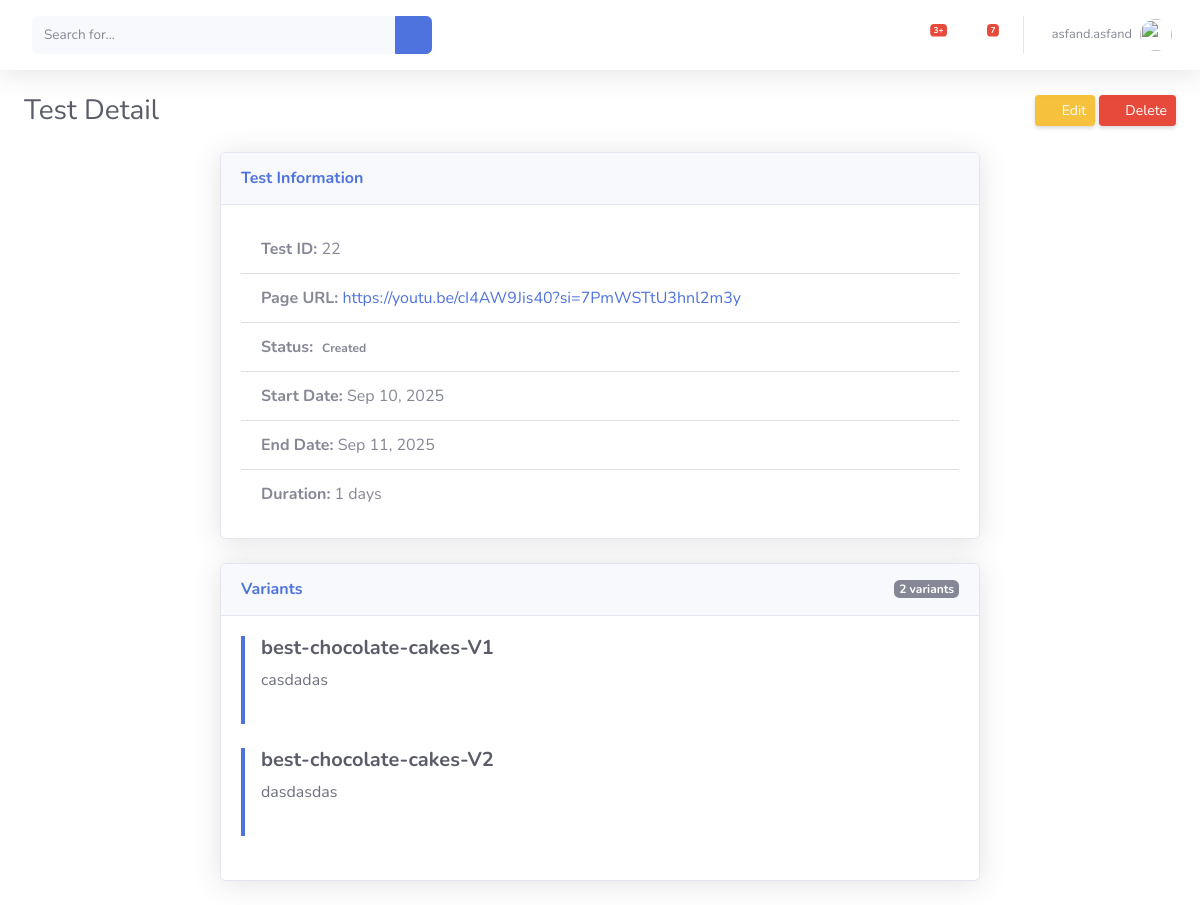
/testt/detail_test/22 (signed in), run on the app's committed database.
### testt/models.py (models this page shows, shortened)
class Test(models.Model):
    STATUS_CHOICES = [
        ("created", "Created"),
        ("running", "Running"),
        ("completed", "Completed"),
    ]
    page = models.ForeignKey(Page, on_delete=models.CASCADE, related_name="tests")
    start_date = models.DateField()
    end_date = models.DateField()
    status = models.CharField(max_length=10, choices=STATUS_CHOICES, default="created")
    def duration(self):
        return (self.end_date-self.start_date).days
    def get_variants(self):
        return self.page.variants.all()

class Page(models.Model):
    user = models.ForeignKey(User, on_delete=models.CASCADE, related_name="pages")
    url = models.URLField(help_text="Full URL of the page you want to test")

class SnippetVariant(models.Model):
    page = models.ForeignKey(Page, on_delete=models.CASCADE, related_name="variants")
    title = models.CharField(max_length=255)
    description = models.TextField(blank=True)
    variant_label = models.CharField(
        max_length=5,
        help_text="Label for the variant, e.g., A, B, C"
    )

### testt/views.py (the view)
# urls.py: path('detail_test/<int:test_id>', views.detail_test, name='detail_test'),
def detail_test(request, test_id):
    detail_test = get_object_or_404(Test, pk=test_id)
    return render(request, 'testt/detail_test.html', {'detail_test': detail_test})

### testt/templates/testt/detail_test.html
{% extends 'testt/base.html' %}
{% load static %}
{% block content %}
<div class="container-fluid">
    <div class="d-sm-flex align-items-center justify-content-between mb-4">
        <h1 class="h3 mb-0 text-gray-800">Test Detail</h1>
        <div>
            <a href="{% url 'testt:edit_page' detail_test.id %}" class="btn btn-warning btn-sm shadow-sm">
                <i class="fas fa-edit fa-sm text-white-50 mr-1"></i> Edit
            </a>
            <a href="{% url 'testt:delete_confirmation' detail_test.page.id %}" class="btn btn-danger btn-sm shadow-sm">
                <i class="fas fa-trash fa-sm text-white-50 mr-1"></i> Delete
            </a>
        </div>
    </div>
    <div class="row justify-content-center">
        <div class="col-xl-8">
            <div class="card shadow mb-4">
                <div class="card-header py-3">
                    <h6 class="m-0 font-weight-bold text-primary">Test Information</h6>
                </div>
                <div class="card-body">
                    <ul class="list-group list-group-flush">
                        <li class="list-group-item">
                            <strong>Test ID:</strong> {{ detail_test.id }}
                        </li>
                        <li class="list-group-item">
                            <strong>Page URL:</strong> <a href="{{ detail_test.page.url }}" target="_blank">{{ detail_test.page.url }}</a>
                        </li>
                        <li class="list-group-item">
                            <strong>Status:</strong> <span class="badge badge-{{ detail_test.get_status_badge_class }}">{{ detail_test.get_status_display }}</span>
                        </li>
                        <li class="list-group-item">
                            <strong>Start Date:</strong> {{ detail_test.start_date|date:"M j, Y" }}
                        </li>
                        <li class="list-group-item">
                            <strong>End Date:</strong> {{ detail_test.end_date|date:"M j, Y" }}
                        </li>
                        <li class="list-group-item">
                            <strong>Duration:</strong> {{ detail_test.duration }} days
                        </li>
                    </ul>
                </div>
            </div>
            <div class="card shadow mb-4">
                <div class="card-header py-3 d-flex justify-content-between align-items-center">
                    <h6 class="m-0 font-weight-bold text-primary">Variants</h6>
                    <span class="badge badge-secondary">{{ detail_test.get_variants|length }} variants</span>
                </div>
                <div class="card-body">
                    {% for variant in detail_test.get_variants %}
                        <div class="border-left-primary border-left-lg pl-3 mb-4 pb-3">
                            <h5 class="font-weight-bold text-gray-800">{{ variant.title|default:"Untitled Variant" }}</h5>
                            <p class="text-gray-700">{{ variant.description|default:"No description provided." }}</p>
                        </div>
                    {% empty %}
                        <div class="text-center text-muted py-4">
                            <i class="fas fa-box-open fa-2x mb-2"></i>
                            <p>No variants found for this test.</p>
                        </div>
                    {% endfor %}
                </div>
            </div>
        </div>
    </div>
</div>
{% endblock %}

### testt/templates/testt/navbar.html (shortened to what this page needs)
<!DOCTYPE html>
{% load static %}
<html lang="en">
<head>
    <link href="{% static 'vendor/fontawesome-free/css/all.min.css'%}" rel="stylesheet" type="text/css">
    <link href="{% static 'css/sb-admin-2.min.css' %}" rel="stylesheet">
</head>
<body>
<nav class="navbar navbar-expand navbar-light bg-white topbar mb-4 static-top shadow">
    <form
        class="d-none d-sm-inline-block form-inline mr-auto ml-md-3 my-2 my-md-0 mw-100 navbar-search">
        <div class="input-group">
            <input type="text" class="form-control bg-light border-0 small" placeholder="Search for..."
                aria-label="Search" aria-describedby="basic-addon2">
            <div class="input-group-append">
                <button class="btn btn-primary" type="button">
                    <i class="fas fa-search fa-sm"></i>
                </button>
            </div>
        </div>
    </form>
    <ul class="navbar-nav ml-auto">
        <li class="nav-item dropdown no-arrow mx-1">
            <a class="nav-link dropdown-toggle" href="#" id="alertsDropdown" role="button"
                data-toggle="dropdown" aria-haspopup="true" aria-expanded="false">
                <i class="fas fa-bell fa-fw"></i>
                <span class="badge badge-danger badge-counter">3+</span>
            </a>
        </li>
        <li class="nav-item dropdown no-arrow mx-1">
            <a class="nav-link dropdown-toggle" href="#" id="messagesDropdown" role="button"
                data-toggle="dropdown" aria-haspopup="true" aria-expanded="false">
                <i class="fas fa-envelope fa-fw"></i>
                <span class="badge badge-danger badge-counter">7</span>
            </a>
        </li>
        <li class="nav-item dropdown no-arrow">
            <a class="nav-link dropdown-toggle" href="#" id="userDropdown" role="button"
                data-toggle="dropdown" aria-haspopup="true" aria-expanded="false">
                <span class="mr-2 d-none d-lg-inline text-gray-600 small">{{request.user.username}}</span>
                <img class="img-profile rounded-circle"
                    src="img/undraw_profile.svg">
            </a>
        </li>
    </ul>
</nav>
</body>
</html>

### data on the page
Test: id "22", page "https://youtu.be/cI4AW9Jis40?si=7PmWSTtU3hnl2m3y", status "Created", start_date "Sep 10, 2025", end_date "Sep 11, 2025", duration "1", get_variants|length "2"
SnippetVariant: title "best-chocolate-cakes-V1", description "casdadas"
SnippetVariant: title "best-chocolate-cakes-V2", description "dasdasdas"

### other printed values
{{ request.user.username }} "asfand.asfand"
